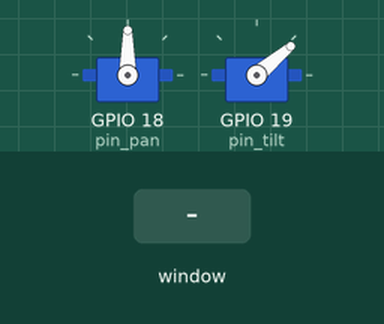
The program below on a simulated Raspberry Pi (BCM pin numbers). Parts: 2 × servo. The test bench sets the inputs (shaded band). The desktop window is not drawn, its controls go by their first labels and the mouse button is held 0.15 s; servo angles are drawn from the pulse width (0.5 ms = 0°, 2.5 ms = 180°).

Above: at 1.2 s.
1.3 s: slider 1 in the window set to 110
At 2.2 s:
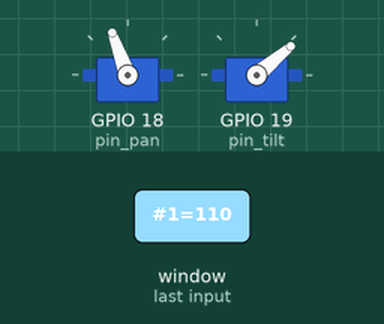
2.8 s: slider 1 in the window set to 70
At 3.3 s:
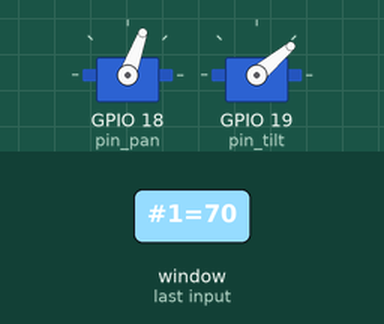
4.3 s: slider 2 in the window set to 80
At 5.5 s:
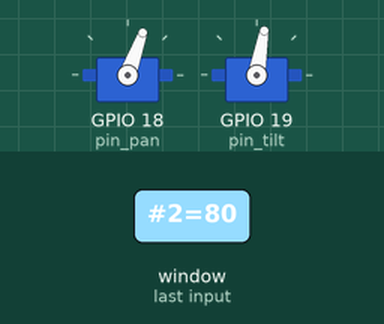
5.8 s: slider 1 in the window set to 90
At 6.8 s:
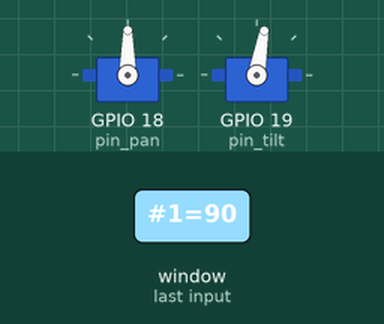
7.3 s: slider 2 in the window set to 0
At 7.9 s:
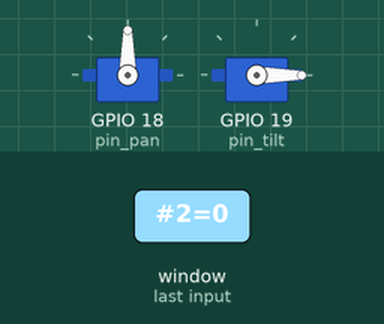
8.8 s: slider 2 in the window set to 20
At 9.1 s:
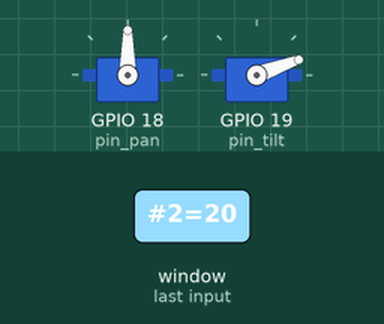
Timing chart, 0 to 11.3 s (numbered marks = the images above; inputs shaded):
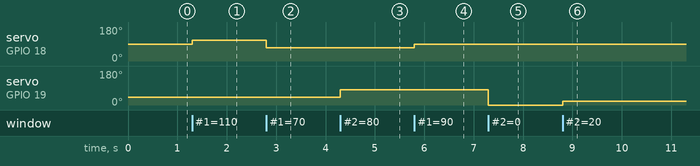

Measured:
- after the input at 1.3 s, servo on GPIO 18 (pin_pan): 90° → 110° at once
- after the input at 2.8 s, servo on GPIO 18 (pin_pan): 110° → 70° at once
- after the input at 4.3 s, servo on GPIO 19 (pin_tilt): 40° → 80° at once
- after the input at 5.8 s, servo on GPIO 18 (pin_pan): 70° → 90° at once
- after the input at 7.3 s, servo on GPIO 19 (pin_tilt): 80° → 0° at once
- after the input at 8.8 s, servo on GPIO 19 (pin_tilt): 0° → 20° at once

The program:

ServoTest.py
```python
import tkinter
import RPi.GPIO as GPIO
import time

pin_pan=18
pin_tilt=19
pan_range=[80, 100]
tilt_range=[0,80]

GPIO.setmode(GPIO.BCM)
GPIO.setup(pin_pan, GPIO.OUT)
GPIO.setup(pin_tilt, GPIO.OUT)
pwm_pan = GPIO.PWM(pin_pan,50)
pwm_tilt = GPIO.PWM(pin_tilt, 50)

def ConvertDegree2DutyCycle(degree):
    return float(degree) / 18.0 + 2.5

pwm_pan.start(ConvertDegree2DutyCycle(90))
pwm_tilt.start(ConvertDegree2DutyCycle(40))

class App:
    def __init__(self, master):
        frame = tkinter.Frame(master)
        frame.pack()
        scale_pan = tkinter.Scale(frame, from_=70, to=110, orient=tkinter.HORIZONTAL, command=self.update_pan)  #40-100
        scale_tilt = tkinter.Scale(frame, from_=0, to=80, orient=tkinter.HORIZONTAL, command=self.update_tilt)
        scale_pan.grid(row=0)
        scale_tilt.grid(row=1)

    def update_pan(self,angle):
        pwm_pan.ChangeDutyCycle(ConvertDegree2DutyCycle(angle))

    def update_tilt(self, angle):
        pwm_tilt.ChangeDutyCycle(ConvertDegree2DutyCycle(angle))

root = tkinter.Tk()
root.wm_title('Servo Control')
app = App(root)
root.geometry("200x100+0+0")
root.mainloop()
pwm_pan.stop()
pwm_tilt.stop()
GPIO.cleanup()
```
